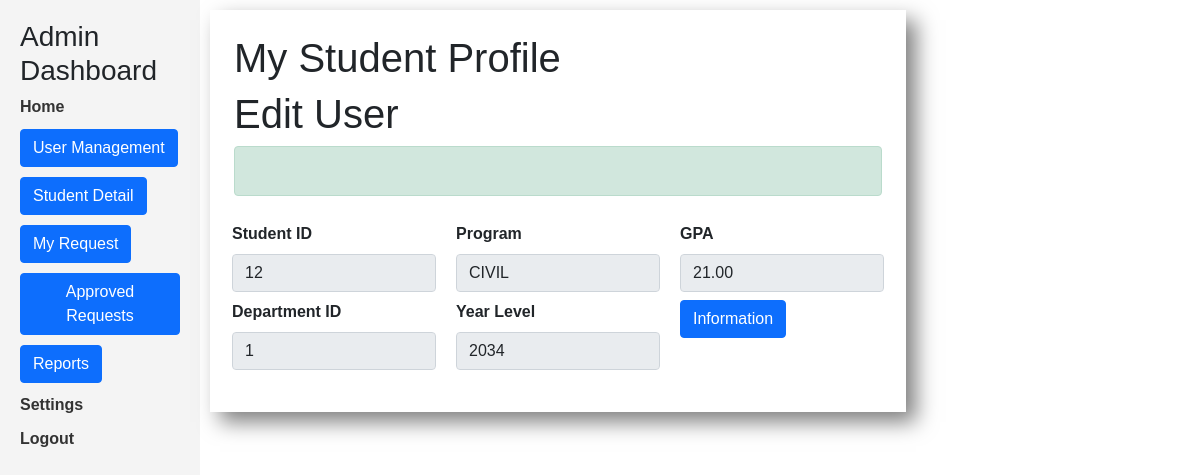
Page /pages/student_dashboard/my_student_info_update.php?id=12 (signed in) on the committed database.
### tables this page shows
CREATE TABLE `students_tbl` (
  `StudentID` int(11) NOT NULL,
  `UserID` int(11) NOT NULL,
  `DepartmentID` int(255) NOT NULL,
  `Program` varchar(100) DEFAULT NULL,
  `YearLevel` varchar(20) DEFAULT NULL,
  `GPA` decimal(4,2) DEFAULT NULL
);

### pages/student_dashboard/my_student_info_update.php (the view, shortened to what this page needs)
<?php
$studentID = $_GET["id"];
include '../../includes/db_connection.php';
$student_sql = "SELECT * FROM students_tbl WHERE StudentID = '$studentID'";
$student_result = $conn->query($student_sql);
require 'index.php';
?>
<div class="content">
    <div class="container p-4" style="display:block; box-shadow: 10px 10px 20px 0px rgba(0, 0, 0, 0.5);">
        <h1>My Student Profile</h1>
        <div id="student_info">
        <h1>Edit User</h1>
			<div class="alert alert-success forms" role="alert">
                </div>
                <div id="user_list">
                <form action="#" method="post">
                    <div class="addNewUserForm row">
                        <div class="items">
                            <?php if ($student_result->num_rows > 0) {
                                $student_data = $student_result->fetch_assoc(); ?>
                                <div class="mb-2">
                                    <label for="exampleInputUsername" class="form-label">Student ID</label>
                                    <input type="text" class="form-control" id="exampleInputUsername" name="StudentID" value="<?php echo $student_data['StudentID']; ?>" aria-describedby="usernameHelp" required readonly>
                                </div>
                                <div class="mb-2">
                                    <label for="exampleInputFirstName" class="form-label">Department ID</label>
                                    <input type="text" class="form-control" id="exampleInputFirstName" name="DepartmentID" value="<?php echo $student_data['DepartmentID']; ?>" aria-describedby="firstnameHelp" required readonly>
                                </div>
                                </div>
                                <div class="items">
                                <div class="mb-2">
                                    <label for="exampleInputLastName" class="form-label">Program</label>
                                    <input type="text" class="form-control" id="exampleInputLastName" name="Program" value="<?php echo $student_data['Program']; ?>" aria-describedby="lastnameHelp" required readonly>
                                </div>
                                <div class="mb-2">
                                    <label for="exampleInputEmail" class="form-label">Year Level</label>
                                    <input type="text" class="form-control" id="exampleInputEmail" name="YearLevel" value="<?php echo $student_data['YearLevel']; ?>" aria-describedby="emailHelp" required readonly>
                                </div>
                                </div>
                                    <div class="items">
                                <div class="mb-2">
                                    <label for="exampleInputPassword" class="form-label">GPA</label>
                                    <input type="text" class="form-control" id="exampleInputPassword" name="GPA" value="<?php echo $student_data['GPA']; ?>" aria-describedby="passwordHelp" required readonly>
                                </div>
                                <div class="mb-2">
                                    <button type="submit" class="btn btn-primary">Information</button>
                                   </div>
                                </div>
                            <?php } ?>
                        </div>
                     </div>
            </div>
        </div>
    </div>
</div>

### pages/css/style.css (style rules this page uses)
* { padding: 0; margin: 0; box-sizing: border-box; }
body { min-height: 10vh; background-size: cover; background-repeat: no-repeat; background-position: center; font-family: 'Gill Sans', 'Gill Sans MT', Calibri, 'Trebuchet MS', sans-serif; font-weight: bold; }
.content { display: block; height: 100vh; padding: 10px; }
.addNewUserForm { display: flex; justify-content: space-between; }
.items { flex: 1; padding: 10px; }

### rows in the picture
students_tbl: StudentID "12", DepartmentID "1", Program "CIVIL", YearLevel "2034", GPA "21.00"
